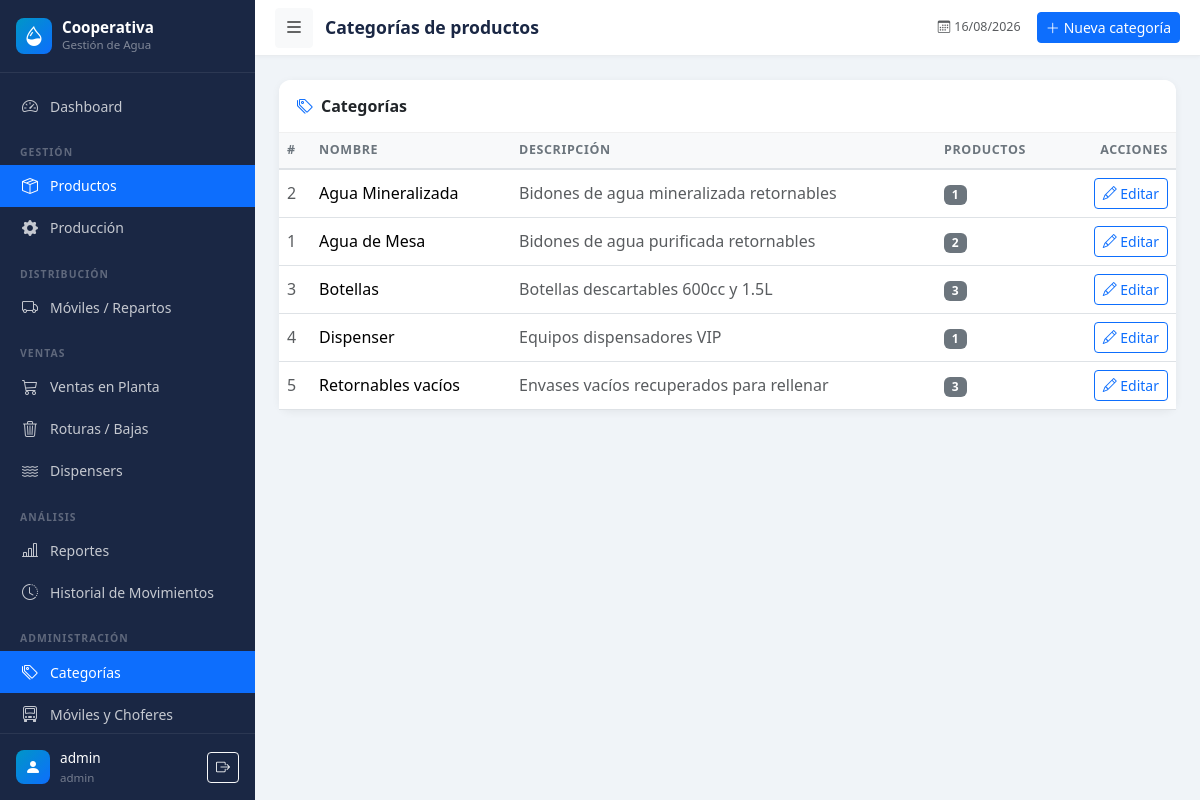
The app's page /productos/categorias (signed in) with its own data.
### models.py (models this page shows, shortened)
class User(UserMixin, db.Model):
    __tablename__ = 'users'
    id = db.Column(db.Integer, primary_key=True)
    username = db.Column(db.String(80), unique=True, nullable=False)
    email = db.Column(db.String(120), unique=True, nullable=True)
    password_hash = db.Column(db.String(256), nullable=False)
    role = db.Column(db.String(20), default='operator')  # admin, operator, viewer
    active = db.Column(db.Boolean, default=True)
    created_at = db.Column(db.DateTime, default=datetime.utcnow)
    @property
    def is_admin(self):
        return self.role == 'admin'

class Category(db.Model):
    __tablename__ = 'categories'
    id = db.Column(db.Integer, primary_key=True)
    name = db.Column(db.String(100), unique=True, nullable=False)
    description = db.Column(db.String(255))
    products = db.relationship('Product', backref='category', lazy=True)

### blueprints/products.py (the view)
@products_bp.route('/categorias')
@login_required
def categories():
    cats = Category.query.order_by(Category.name).all()
    return render_template('products/categories.html', categories=cats)

### templates/products/categories.html (shortened to what this page needs)
{% extends 'base.html' %}
{% block page_title %}Categorías de productos{% endblock %}
{% block topbar_actions %}
<a href="{{ url_for('products.create_category') }}" class="btn btn-sm btn-primary">
  <i class="bi bi-plus-lg me-1"></i>Nueva categoría
</a>
{% endblock %}
{% block content %}
<div class="card data-card">
  <div class="card-header">
    <i class="bi bi-tags me-2 text-primary"></i>Categorías
  </div>
  <div class="card-body p-0">
    <table class="table table-hover align-middle mb-0">
      <thead class="table-light">
        <tr>
          <th>#</th><th>Nombre</th><th>Descripción</th><th>Productos</th><th class="text-end">Acciones</th>
        </tr>
      </thead>
      <tbody>
        {% for cat in categories %}
        <tr>
          <td class="text-muted">{{ cat.id }}</td>
          <td class="fw-500">{{ cat.name }}</td>
          <td class="text-muted">{{ cat.description or '—' }}</td>
          <td>
            <span class="badge bg-secondary">{{ cat.products|selectattr('active')|list|length }}</span>
          </td>
          <td class="text-end">
            <a href="{{ url_for('products.edit_category', id=cat.id) }}"
               class="btn btn-sm btn-outline-primary">
              <i class="bi bi-pencil"></i> Editar
            </a>
          </td>
        </tr>
        {% else %}
        <tr><td colspan="5" class="text-center text-muted p-4">Sin categorías.</td></tr>
        {% endfor %}
      </tbody>
    </table>
  </div>
</div>
{% endblock %}

### templates/base.html (shortened to what this page needs)
<!DOCTYPE html>
<html lang="es">
<head>
  <link href="https://cdn.jsdelivr.net/npm/bootstrap@5.3.2/dist/css/bootstrap.min.css" rel="stylesheet">
  <link href="https://cdn.jsdelivr.net/npm/bootstrap-icons@1.11.3/font/bootstrap-icons.css" rel="stylesheet">
  <link href="{{ url_for('static', filename='css/style.css') }}" rel="stylesheet">
</head>
<body>
<nav id="sidebar">
  <div class="sidebar-header">
    <a href="{{ url_for('dashboard.index') }}" class="sidebar-brand">
      <div class="sidebar-brand-icon">
        <i class="bi bi-droplet-half text-white fs-5"></i>
      </div>
      <div>
        <div class="sidebar-brand-name">Cooperativa</div>
        <div class="sidebar-brand-sub">Gestión de Agua</div>
      </div>
    </a>
  </div>
  <div class="sidebar-nav">
    <ul class="nav flex-column">
      <li class="nav-item">
        <a class="nav-link {% if request.endpoint == 'dashboard.index' %}active{% endif %}"
           href="{{ url_for('dashboard.index') }}">
          <i class="bi bi-speedometer2"></i> Dashboard
        </a>
      </li>
      <li><div class="nav-section-label">Gestión</div></li>
      <li class="nav-item">
        <a class="nav-link {% if request.blueprint == 'products' %}active{% endif %}"
           href="{{ url_for('products.index') }}">
          <i class="bi bi-box-seam"></i> Productos
        </a>
      </li>
      <li class="nav-item">
        <a class="nav-link {% if request.blueprint == 'production' %}active{% endif %}"
           href="{{ url_for('production.index') }}">
          <i class="bi bi-gear-fill"></i> Producción
        </a>
      </li>
      <li><div class="nav-section-label">Distribución</div></li>
      <li class="nav-item">
        <a class="nav-link {% if request.blueprint == 'distribution' %}active{% endif %}"
           href="{{ url_for('distribution.index') }}">
          <i class="bi bi-truck"></i> Móviles / Repartos
        </a>
      </li>
      <li><div class="nav-section-label">Ventas</div></li>
      <li class="nav-item">
        <a class="nav-link {% if request.blueprint == 'sales' %}active{% endif %}"
           href="{{ url_for('sales.index') }}">
          <i class="bi bi-cart3"></i> Ventas en Planta
        </a>
      </li>
      <li class="nav-item">
        <a class="nav-link {% if request.blueprint == 'breakage' %}active{% endif %}"
           href="{{ url_for('breakage.index') }}">
          <i class="bi bi-trash3"></i> Roturas / Bajas
        </a>
      </li>
      <li class="nav-item">
        <a class="nav-link {% if request.blueprint == 'dispensers' %}active{% endif %}"
           href="{{ url_for('dispensers.index') }}">
          <i class="bi bi-water"></i> Dispensers
        </a>
      </li>
      <li><div class="nav-section-label">Análisis</div></li>
      <li class="nav-item">
        <a class="nav-link {% if request.blueprint == 'reports' %}active{% endif %}"
           href="{{ url_for('reports.index') }}">
          <i class="bi bi-bar-chart-line"></i> Reportes
        </a>
      </li>
      <li class="nav-item">
        <a class="nav-link {% if request.endpoint == 'reports.movements' %}active{% endif %}"
           href="{{ url_for('reports.movements') }}">
          <i class="bi bi-clock-history"></i> Historial de Movimientos
        </a>
      </li>
      {% if current_user.is_admin %}
      <li><div class="nav-section-label">Administración</div></li>
      <li class="nav-item">
        <a class="nav-link {% if request.endpoint == 'products.categories' %}active{% endif %}"
           href="{{ url_for('products.categories') }}">
          <i class="bi bi-tags"></i> Categorías
        </a>
      </li>
      <li class="nav-item">
        <a class="nav-link {% if request.endpoint == 'products.vehicles' %}active{% endif %}"
           href="{{ url_for('products.vehicles') }}">
          <i class="bi bi-truck-front"></i> Móviles y Choferes
        </a>
      </li>
      {% endif %}
    </ul>
  </div>
  <div class="sidebar-footer">
    <div class="sidebar-brand-icon" style="width:34px;height:34px;">
      <i class="bi bi-person-fill text-white"></i>
    </div>
    <div class="flex-grow-1 overflow-hidden">
      <div class="sidebar-user-name">{{ current_user.username }}</div>
      <div class="sidebar-user-role">{{ current_user.role }}</div>
    </div>
    <a href="{{ url_for('auth.logout') }}" class="btn btn-sm btn-outline-light flex-shrink-0"
       title="Cerrar sesión">
      <i class="bi bi-box-arrow-right"></i>
    </a>
  </div>
</nav>
<div class="main-content" id="mainContent">
  <header class="top-bar">
    <button class="btn btn-sm btn-light" id="sidebarToggle">
      <i class="bi bi-list fs-5"></i>
    </button>
    <span class="page-title">{% block page_title %}{% endblock %}</span>
    <div class="ms-auto d-flex align-items-center gap-3">
      <span class="text-muted smaller d-none d-md-inline">
        <i class="bi bi-calendar3 me-1"></i>{{ now.strftime('%d/%m/%Y') }}
      </span>
      {% block topbar_actions %}{% endblock %}
    </div>
  </header>
  <div class="content-area">
    {% block content %}{% endblock %}
  </div>
</div>
</body>
</html>

### static/css/style.css (style rules this page uses)
:root { --sidebar-width: 255px; --sidebar-bg: #1a2744; --sidebar-hover: #243564; --sidebar-active: #0d6efd; --sidebar-text: rgba(255, 255, 255, 0.75); --topbar-h: 56px; --accent: #0096c7; --body-bg: #f0f4f8; --card-radius: 12px; }
body { background-color: var(--body-bg); overflow-x: hidden; }
#sidebar { position: fixed; left: 0; top: 0; height: 100vh; width: var(--sidebar-width); background: var(--sidebar-bg); display: flex; flex-direction: column; z-index: 1030; transition: width 0.25s ease, transform 0.25s ease; overflow: hidden; }
.main-content { margin-left: var(--sidebar-width); min-height: 100vh; transition: margin-left 0.25s ease; }
.sidebar-header { padding: 18px 16px; border-bottom: 1px solid rgba(255, 255, 255, 0.08); flex-shrink: 0; }
.sidebar-brand { display: flex; align-items: center; gap: 10px; text-decoration: none; }
.sidebar-brand-icon { width: 36px; height: 36px; background: linear-gradient(135deg, #0096c7, #0d6efd); border-radius: 8px; display: flex; align-items: center; justify-content: center; flex-shrink: 0; }
.sidebar-brand-name { color: #fff; font-weight: 700; font-size: 0.95rem; line-height: 1.2; white-space: nowrap; }
.sidebar-brand-sub { color: rgba(255, 255, 255, 0.45); font-size: 0.72rem; white-space: nowrap; }
.sidebar-nav { flex: 1; overflow-y: auto; padding: 12px 0; }
.nav-section-label { font-size: 0.65rem; font-weight: 700; text-transform: uppercase; letter-spacing: 0.1em; color: rgba(255, 255, 255, 0.3); padding: 14px 20px 4px; margin-top: 4px; white-space: nowrap; }
.sidebar-nav .nav-link { color: var(--sidebar-text); padding: 9px 20px; display: flex; align-items: center; gap: 10px; font-size: 0.875rem; border-radius: 0; transition: background 0.15s, color 0.15s; white-space: nowrap; }
.sidebar-nav .nav-link i { font-size: 1rem; width: 20px; text-align: center; flex-shrink: 0; }
.sidebar-nav .nav-link.active { background: var(--sidebar-active); color: #fff; }
.sidebar-footer { padding: 14px 16px; border-top: 1px solid rgba(255, 255, 255, 0.08); flex-shrink: 0; display: flex; align-items: center; gap: 10px; }
.sidebar-user-name { color: #fff; font-size: 0.85rem; font-weight: 500; white-space: nowrap; }
.sidebar-user-role { color: rgba(255, 255, 255, 0.4); font-size: 0.72rem; white-space: nowrap; }
.top-bar { height: var(--topbar-h); position: sticky; top: 0; z-index: 100; background: #fff; border-bottom: 1px solid #e9ecef; box-shadow: 0 1px 4px rgba(0, 0, 0, 0.04); display: flex; align-items: center; padding: 0 20px; gap: 12px; }
.page-title { font-size: 1.1rem; font-weight: 600; color: #1a2744; white-space: nowrap; }
.content-area { padding: 24px; }
.data-card { border: none; border-radius: var(--card-radius); box-shadow: 0 2px 8px rgba(0, 0, 0, 0.06); }
.data-card .card-header { background: #fff; border-bottom: 1px solid #f0f0f0; border-radius: var(--card-radius) var(--card-radius) 0 0 !important; font-weight: 600; padding: 14px 18px; }
.table th { font-size: 0.78rem; font-weight: 600; text-transform: uppercase; letter-spacing: 0.05em; color: #6c757d; border-bottom: 2px solid #dee2e6; }
.smaller { font-size: 0.78rem; }
.fw-500 { font-weight: 500; }

### records on screen
User: username "admin", role "admin"
Category: id "2", name "Agua Mineralizada", description "Bidones de agua mineralizada retornables", products|selectattr "1"
Category: id "1", name "Agua de Mesa", description "Bidones de agua purificada retornables", products|selectattr "2"
Category: id "3", name "Botellas", description "Botellas descartables 600cc y 1.5L", products|selectattr "3"
Category: id "4", name "Dispenser", description "Equipos dispensadores VIP", products|selectattr "1"
Category: id "5", name "Retornables vacíos", description "Envases vacíos recuperados para rellenar", products|selectattr "3"
